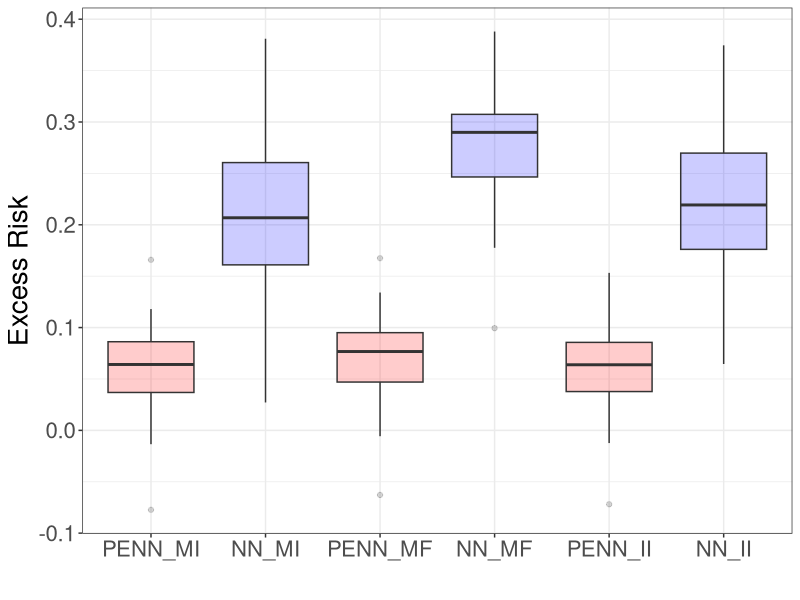

Reproduce this figure in R.
library(ggplot2)
library(tidyr)

PENN_MI = c(1.198938012123108, 1.154412031173706, 1.1913516521453857, 1.2329376935958862, 1.216274380683899, 1.1899343729019165, 1.179122805595398, 1.141713261604309, 1.2184339761734009, 1.2115306854248047, 1.2230664491653442, 1.2144129276275635, 1.2215003967285156, 1.1516035795211792, 1.196298599243164, 1.1636626720428467, 1.1801354885101318, 1.1959633827209473, 1.139205813407898, 1.2256364822387695, 1.2085835933685303, 1.1806156635284424, 1.296161413192749, 1.2281821966171265, 1.1288882493972778, 1.1876662969589233, 1.2132632732391357, 1.2099164724349976, 1.1926746368408203, 1.2132792472839355, 1.1689536571502686, 1.171632170677185, 1.1618071794509888, 1.2195916175842285, 1.1707937717437744, 1.1869434118270874, 1.174907922744751, 1.2185255289077759, 1.1782538890838623, 1.1959139108657837, 1.1872814893722534, 1.2020376920700073, 1.187361717224121, 1.1615608930587769, 1.2434203624725342, 1.2055941820144653, 1.148705244064331, 1.202710747718811, 1.165701150894165, 1.2033897638320923, 1.217095971107483, 1.2003084421157837, 1.1618319749832153, 1.1634982824325562, 1.1417723894119263, 1.1793972253799438, 1.2482410669326782, 1.2248451709747314, 1.2195641994476318, 1.2121042013168335, 1.1264245510101318, 1.2384800910949707, 1.163501501083374, 1.2447497844696045, 1.2231687307357788, 1.2303303480148315, 1.2158821821212769, 1.192776083946228, 1.2017055749893188, 1.1818469762802124, 1.1794008016586304, 1.2184231281280518, 1.2228198051452637, 1.1671417951583862, 1.1670392751693726, 1.203903317451477, 1.1806036233901978, 1.2453994750976562, 1.1920498609542847, 1.1168038845062256, 1.225068211555481, 1.2224329710006714, 1.1345785856246948, 1.2076083421707153, 1.1633697748184204, 1.1506770849227905, 1.2016313076019287, 1.2063028812408447, 1.1854594945907593, 1.1516135931015015, 1.1608757972717285, 1.1803958415985107, 1.1926606893539429, 1.229682207107544, 1.2427963018417358, 1.0529495477676392, 1.2105220556259155, 1.199373722076416, 1.1269629001617432, 1.148271083831787) - 0.88025 - 0.25

NN_MI = c(1.4467711448669434, 1.373248815536499, 1.2603821754455566, 1.3252960443496704, 1.3452433347702026, 1.3737512826919556, 1.3136260509490967, 1.2088907957077026, 1.4163950681686401, 1.4142680168151855, 1.4387789964675903, 1.2877025604248047, 1.4122366905212402, 1.2923719882965088, 1.273972511291504, 1.420040488243103, 1.2808538675308228, 1.2813479900360107, 1.3302571773529053, 1.4242976903915405, 1.4336577653884888, 1.2695297002792358, 1.5112535953521729, 1.3065158128738403, 1.2387560606002808, 1.3876093626022339, 1.3874411582946777, 1.3723905086517334, 1.4278334379196167, 1.3443710803985596, 1.2541329860687256, 1.2919048070907593, 1.247473120689392, 1.4215933084487915, 1.3825141191482544, 1.2381582260131836, 1.2733819484710693, 1.323025107383728, 1.3694379329681396, 1.362486481666565, 1.280107855796814, 1.2651174068450928, 1.2666677236557007, 1.3620100021362305, 1.3208116292953491, 1.300170660018921, 1.2601265907287598, 1.4028325080871582, 1.3078126907348633, 1.3094078302383423, 1.3226664066314697, 1.3191379308700562, 1.3941199779510498, 1.3666924238204956, 1.3210128545761108, 1.3352138996124268, 1.4292664527893066, 1.3989766836166382, 1.3065083026885986, 1.3632253408432007, 1.340330719947815, 1.3102599382400513, 1.3668044805526733, 1.3546241521835327, 1.445284366607666, 1.3297640085220337, 1.3349370956420898, 1.2844141721725464, 1.3035539388656616, 1.2966012954711914, 1.341107964515686, 1.4618924856185913, 1.4105088710784912, 1.252610206604004, 1.2991790771484375, 1.2907055616378784, 1.3610742092132568, 1.4453243017196655, 1.3040642738342285, 1.321163535118103, 1.4382364749908447, 1.4020484685897827, 1.2008044719696045, 1.4182872772216797, 1.2496774196624756, 1.2510675191879272, 1.3791781663894653, 1.4241617918014526, 1.389636754989624, 1.2569900751113892, 1.3571785688400269, 1.4018149375915527, 1.38331937789917, 1.3389124870300293, 1.360944390296936, 1.1573649644851685, 1.3683663606643677, 1.410553216934204, 1.2198303937911987, 1.2914390563964844) - 0.88025 - 0.25 

PENN_MF = c(1.2247154712677002, 1.1678894758224487, 1.207409381866455, 1.2418711185455322, 1.232030987739563, 1.1860789060592651, 1.1813870668411255, 1.147985816001892, 1.206447720527649, 1.2252626419067383, 1.2335772514343262, 1.2235922813415527, 1.2254526615142822, 1.1488102674484253, 1.2064788341522217, 1.1765687465667725, 1.1845312118530273, 1.2082792520523071, 1.1680912971496582, 1.2388920783996582, 1.2084306478500366, 1.1886810064315796, 1.2977442741394043, 1.225391149520874, 1.1423966884613037, 1.2192201614379883, 1.2299156188964844, 1.2280014753341675, 1.2081681489944458, 1.2107309103012085, 1.1808981895446777, 1.1681342124938965, 1.1681803464889526, 1.2243363857269287, 1.174247145652771, 1.1979115009307861, 1.1899644136428833, 1.236160397529602, 1.1904022693634033, 1.2044404745101929, 1.2157152891159058, 1.2004703283309937, 1.1849201917648315, 1.1665992736816406, 1.2630741596221924, 1.2104161977767944, 1.166128158569336, 1.192430853843689, 1.1774734258651733, 1.2143312692642212, 1.2214860916137695, 1.2223842144012451, 1.17567777633667, 1.1900438070297241, 1.1422724723815918, 1.1933611631393433, 1.264358401298523, 1.2329474687576294, 1.235676646232605, 1.2438912391662598, 1.1335026025772095, 1.240501046180725, 1.1851686239242554, 1.251517415046692, 1.2258391380310059, 1.222565770149231, 1.2309706211090088, 1.2091833353042603, 1.2094781398773193, 1.2012319564819336, 1.209428071975708, 1.2451415061950684, 1.223944902420044, 1.1672306060791016, 1.1653046607971191, 1.213960886001587, 1.2014719247817993, 1.243556022644043, 1.1958314180374146, 1.1250288486480713, 1.227246880531311, 1.2399072647094727, 1.1540685892105103, 1.2221925258636475, 1.1625250577926636, 1.161487340927124, 1.19199800491333, 1.2050862312316895, 1.2045938968658447, 1.1624881029129028, 1.1622862815856934, 1.1938111782073975, 1.209224820137024, 1.243790864944458, 1.2499399185180664, 1.067426323890686, 1.2143038511276245, 1.213751196861267, 1.1245877742767334, 1.1694048643112183) - 0.88025 - 0.25 

NN_MF = c(1.4547743797302246, 1.3686827421188354, 1.422823190689087, 1.429370403289795, 1.4502209424972534, 1.3734725713729858, 1.4047935009002686, 1.3522957563400269, 1.4327858686447144, 1.4271135330200195, 1.4522286653518677, 1.4542075395584106, 1.4323687553405762, 1.3894480466842651, 1.41672945022583, 1.418715476989746, 1.385815143585205, 1.4387826919555664, 1.3426953554153442, 1.4699289798736572, 1.4295724630355835, 1.3875994682312012, 1.5182596445083618, 1.4649066925048828, 1.3078659772872925, 1.4173327684402466, 1.4310771226882935, 1.4327651262283325, 1.427445650100708, 1.4373111724853516, 1.3778982162475586, 1.3928654193878174, 1.3793178796768188, 1.4293889999389648, 1.4008898735046387, 1.3737735748291016, 1.406299114227295, 1.4197304248809814, 1.3715803623199463, 1.4370481967926025, 1.4329378604888916, 1.3733012676239014, 1.3699829578399658, 1.3609524965286255, 1.483906865119934, 1.4124493598937988, 1.3817087411880493, 1.4313318729400635, 1.3766963481903076, 1.4150892496109009, 1.429386019706726, 1.4557535648345947, 1.3960016965866089, 1.4211151599884033, 1.3578448295593262, 1.4093472957611084, 1.4726803302764893, 1.4372681379318237, 1.4908322095870972, 1.481938362121582, 1.3680627346038818, 1.4491475820541382, 1.3691794872283936, 1.4664164781570435, 1.4665484428405762, 1.488181471824646, 1.4326627254486084, 1.450990080833435, 1.4206005334854126, 1.4064664840698242, 1.4209953546524048, 1.475042462348938, 1.4272629022598267, 1.3605680465698242, 1.3477970361709595, 1.4492206573486328, 1.3754432201385498, 1.4617358446121216, 1.4088630676269531, 1.328556776046753, 1.4278184175491333, 1.4634219408035278, 1.3502891063690186, 1.4176487922668457, 1.35044527053833, 1.4096993207931519, 1.3913570642471313, 1.4313777685165405, 1.4073870182037354, 1.3527872562408447, 1.3754551410675049, 1.4215978384017944, 1.3767889738082886, 1.4581353664398193, 1.482204794883728, 1.2296830415725708, 1.4476261138916016, 1.4222002029418945, 1.3509745597839355, 1.3720899820327759) - 0.88025 - 0.25 

PENN_II = c(1.2123007774353027, 1.152915358543396, 1.1869093179702759, 1.2316956520080566, 1.2113085985183716, 1.1841294765472412, 1.1780792474746704, 1.1413049697875977, 1.2073801755905151, 1.2123531103134155, 1.2349958419799805, 1.2197819948196411, 1.2253519296646118, 1.1400532722473145, 1.1927366256713867, 1.1839760541915894, 1.167952299118042, 1.2003915309906006, 1.1480354070663452, 1.2304770946502686, 1.2110779285430908, 1.1779539585113525, 1.2834800481796265, 1.2204821109771729, 1.1309071779251099, 1.1993072032928467, 1.213605284690857, 1.2268863916397095, 1.1925702095031738, 1.2212679386138916, 1.1726409196853638, 1.1601310968399048, 1.1668707132339478, 1.2161972522735596, 1.1692616939544678, 1.1908515691757202, 1.1777520179748535, 1.2107453346252441, 1.1907049417495728, 1.206473469734192, 1.189956545829773, 1.1883888244628906, 1.184706211090088, 1.1629767417907715, 1.2577457427978516, 1.2092382907867432, 1.1497249603271484, 1.1999197006225586, 1.1852716207504272, 1.2050132751464844, 1.2282695770263672, 1.2021057605743408, 1.1657829284667969, 1.168014407157898, 1.1322922706604004, 1.1812957525253296, 1.2510820627212524, 1.22279691696167, 1.2091383934020996, 1.2228704690933228, 1.1217659711837769, 1.2457245588302612, 1.1672122478485107, 1.242019534111023, 1.2167788743972778, 1.226312279701233, 1.2067437171936035, 1.1992392539978027, 1.2100245952606201, 1.1829692125320435, 1.1945011615753174, 1.2139273881912231, 1.1920223236083984, 1.1586047410964966, 1.1564515829086304, 1.2045938968658447, 1.1993427276611328, 1.2330482006072998, 1.1855982542037964, 1.1266859769821167, 1.2182731628417969, 1.2229071855545044, 1.1257435083389282, 1.2180105447769165, 1.158180832862854, 1.1495580673217773, 1.1936285495758057, 1.2157238721847534, 1.1898610591888428, 1.1526081562042236, 1.165718913078308, 1.1814361810684204, 1.1899657249450684, 1.2245122194290161, 1.2496405839920044, 1.0584049224853516, 1.2076094150543213, 1.210052251815796, 1.1178938150405884, 1.1614949703216553) - 0.88025 - 0.25 

NN_II = c(1.455053448677063, 1.2805960178375244, 1.3991239070892334, 1.299496054649353, 1.4394322633743286, 1.3703739643096924, 1.4042243957519531, 1.318389892578125, 1.307788372039795, 1.4141169786453247, 1.361824631690979, 1.4172691106796265, 1.4245047569274902, 1.261282205581665, 1.3172272443771362, 1.3466947078704834, 1.2665766477584839, 1.3857996463775635, 1.3424296379089355, 1.3342394828796387, 1.3881778717041016, 1.3898464441299438, 1.504843831062317, 1.3546974658966064, 1.2375580072402954, 1.4053224325180054, 1.3288557529449463, 1.3589264154434204, 1.3275901079177856, 1.3411049842834473, 1.3106017112731934, 1.2874921560287476, 1.302499771118164, 1.3312548398971558, 1.3940600156784058, 1.3811806440353394, 1.272708535194397, 1.317945957183838, 1.3850370645523071, 1.4005568027496338, 1.4223873615264893, 1.2853796482086182, 1.3780320882797241, 1.3557405471801758, 1.472556471824646, 1.2999532222747803, 1.3504403829574585, 1.4186164140701294, 1.2404853105545044, 1.3986998796463013, 1.3314591646194458, 1.3077589273452759, 1.3888263702392578, 1.2732740640640259, 1.3486425876617432, 1.3234871625900269, 1.4680367708206177, 1.4487812519073486, 1.483707308769226, 1.452070951461792, 1.2049583196640015, 1.3429256677627563, 1.2647645473480225, 1.4091098308563232, 1.4504975080490112, 1.3459548950195312, 1.464905023574829, 1.2966837882995605, 1.340388536453247, 1.3728370666503906, 1.376031517982483, 1.3098723888397217, 1.4181369543075562, 1.2404046058654785, 1.295562744140625, 1.327062726020813, 1.3400112390518188, 1.4466911554336548, 1.4106374979019165, 1.194830298423767, 1.4467523097991943, 1.4406554698944092, 1.3076192140579224, 1.302346110343933, 1.3238328695297241, 1.2824162244796753, 1.3256138563156128, 1.3793379068374634, 1.2895623445510864, 1.2778829336166382, 1.3655803203582764, 1.3674688339233398, 1.3959966897964478, 1.4656239748001099, 1.3773020505905151, 1.2391284704208374, 1.369569182395935, 1.3997939825057983, 1.2079188823699951, 1.2488939762115479) - 0.88025 - 0.25 

Excess_Risk = data.frame('PENN_MI' = PENN_MI, 'NN_MI' = NN_MI,
                         'PENN_MF' = PENN_MF, 'NN_MF' = NN_MF,
                         'PENN_II' = PENN_II, 'NN_II' = NN_II)
df_long = Excess_Risk %>%
  pivot_longer(cols = everything(), names_to = "Variable", values_to = "Value")
df_long$Variable = factor(df_long$Variable, levels = c('PENN_MI', 'NN_MI', 'PENN_MF', 'NN_MF', 'PENN_II', 'NN_II'))

ggplot(df_long, aes(x=Variable, y=Value, fill=Variable)) + geom_boxplot(alpha=0.2) + 
  xlab("") + ylab("Excess Risk") + theme_bw() + theme(legend.position = "none", text = element_text(size = 20)) + 
  scale_fill_manual(values = c('PENN_MI' = 'red', 'NN_MI' = 'blue', 'PENN_MF' = 'red', 
                               'NN_MF' = 'blue',  'PENN_II' = 'red', 'NN_II' = 'blue'))
